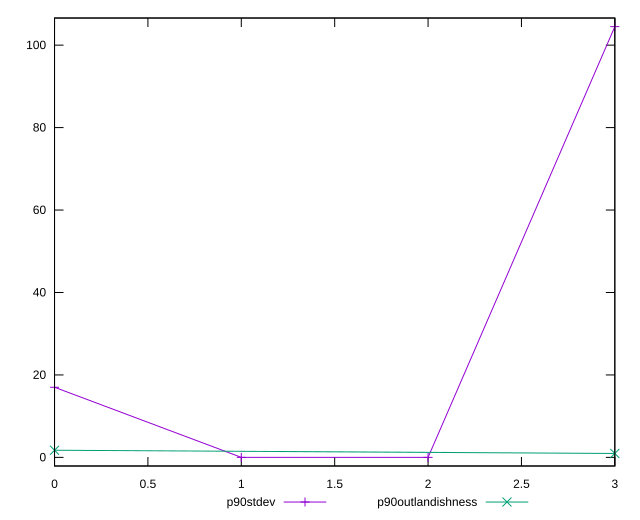

Here is the gnuplot script that generated this plot:
reset

$p90Stdev <<EOF
0 17.00543141012583
1 0
2 0
3 104.49209287444526
EOF

$p90Outlandishness <<EOF
0 1.7330849806403652
3 0.9511258126640574
EOF

set key outside below
set xrange [0:3]
set yrange [-2.0898418574889055:106.58193473193417]
set trange [-2.0898418574889055:106.58193473193417]
set terminal svg size 640, 520 enhanced background rgb 'white'
set output "reports/report_00032_2021-02-25T10-28-15.087Z/uses-rel-preconnect/progression/stddev.svg"

plot $p90Stdev title "p90stdev" with linespoints, \
     $p90Outlandishness title "p90outlandishness" with linespoints

reset
